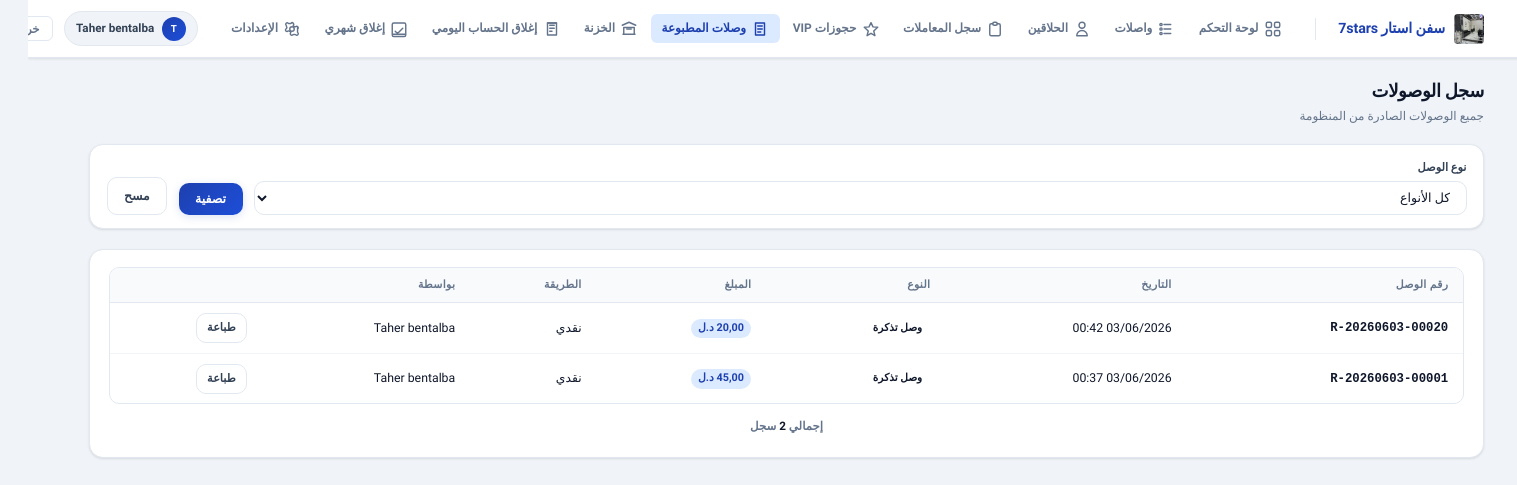
The page /app/receipts/ (signed in) on the database as committed earlier.
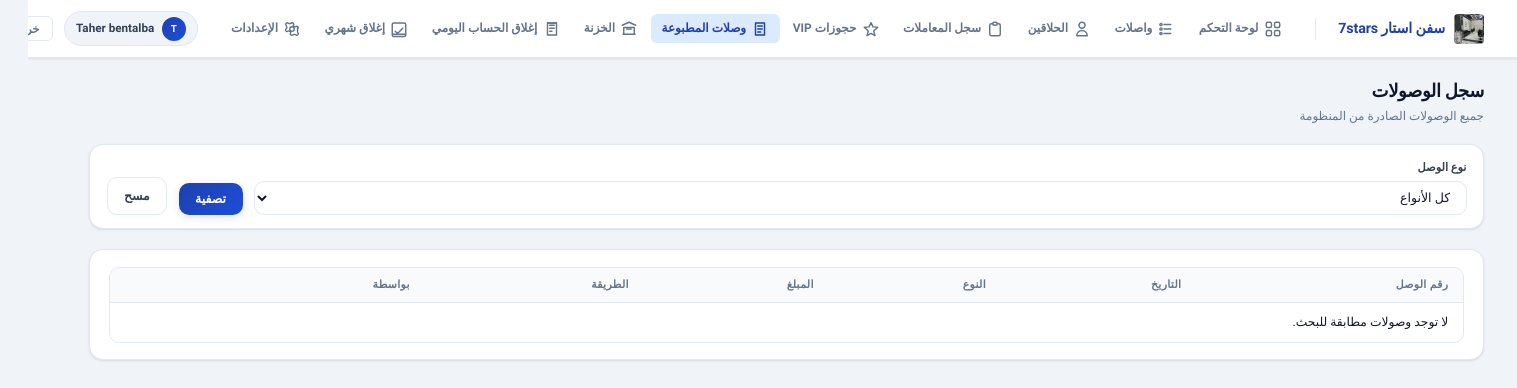
The same page on the database as committed later.
### core/models.py (models this page shows, shortened)
class TimestampedModel(models.Model):
    created_at = models.DateTimeField(auto_now_add=True, db_index=True)
    updated_at = models.DateTimeField(auto_now=True, db_index=True)
    class Meta:
        abstract = True

class Receipt(TimestampedModel):
    receipt_type = models.CharField(max_length=20, choices=ReceiptType.choices, db_index=True)
    receipt_number = models.CharField(max_length=50, unique=True, db_index=True)
    ticket = models.ForeignKey(
        "core.Ticket",
        on_delete=models.PROTECT,
        null=True,
        blank=True,
        related_name="receipts"
    )
    vip_booking = models.ForeignKey(
        "core.VIPBooking",
        on_delete=models.PROTECT,
        null=True,
        blank=True,
        related_name="receipts"
    )
    payment = models.ForeignKey(
        "core.Payment",
        on_delete=models.PROTECT,
        null=True,
        blank=True,
        related_name="receipts"
    )
    treasury_entry = models.ForeignKey(
        "core.TreasuryEntry",
        on_delete=models.PROTECT,
        null=True,
        blank=True,
        related_name="receipts"
    )
    customer_name = models.CharField(max_length=120, blank=True, default="")
    customer_phone = models.CharField(max_length=30, blank=True, default="")
    shift_sequence_number = models.PositiveIntegerField(null=True, blank=True, db_index=True)
    barber_name = models.CharField(max_length=120, blank=True, default="")
    amount = models.DecimalField(max_digits=12, decimal_places=2)
    payment_method = models.CharField(
        max_length=10,
        choices=PaymentMethod.choices,
        default=PaymentMethod.CASH
    )
    issued_by = models.ForeignKey(
        settings.AUTH_USER_MODEL,
        on_delete=models.PROTECT,
        related_name="issued_receipts"
    )
    items_description = models.TextField(blank=True, help_text="وصف العناصر/الخدمات")
    note = models.TextField(blank=True, help_text="ملاحظات إضافية")
    shift = models.ForeignKey(
        "core.Shift",
        on_delete=models.PROTECT,
        null=True,
        blank=True,
        related_name="receipts"
    )
    class Meta:
        ordering = ["-created_at"]
        indexes = [
            models.Index(fields=["receipt_type", "created_at"]),
            models.Index(fields=["customer_name"]),
        ]

### accounts/models.py (models this page shows, shortened)
class User(AbstractUser):
    role = models.CharField(max_length=20, choices=UserRole.choices, default=UserRole.CASHIER)

### barber_ms/views_vip_receipt.py (the view)
@login_required
def receipts_list(request):
    if not _is_cashier_or_admin(request.user):
        messages.error(request, "ليس لديك صلاحية الوصول لهذه الصفحة.")
        return redirect("frontend:dashboard")
    receipts_qs = Receipt.objects.select_related('issued_by').order_by('-created_at')
    receipt_type = request.GET.get('type')
    if receipt_type:
        receipts_qs = receipts_qs.filter(receipt_type=receipt_type)
    paginator, receipts_page = paginate_queryset(
        request, receipts_qs, per_page=RECEIPTS_PER_PAGE
    )
    context = {
        'receipts_page': receipts_page,
        'paginator': paginator,
        'query_string': querystring_excluding_page(request),
        'receipt_types': ReceiptType.choices,
        'filter_type': receipt_type or '',
    }
    return render(request, 'frontend/receipts_list.html', context)

### barber_ms/context_processors.py (called while the page is built)
def _time_greeting_ar() -> str:
    h = timezone.localtime().hour
    if 5 <= h < 12:
        return "صباح الخير"
    if 12 <= h < 17:
        return "طاب نهارك"
    if 17 <= h < 22:
        return "مساء الخير"
    return "أهلاً بك"

def system_settings(request):
    try:
        qs = SystemSetting.objects.filter(key__in=_DEFAULTS.keys()).values_list("key", "value")
        stored = dict(qs)
    except Exception:
        stored = {}
    merged = {k: stored.get(k) or v for k, v in _DEFAULTS.items()}
    theme_key = merged.get("theme", "ocean")
    theme = THEMES.get(theme_key, THEMES["ocean"])
    now_local = timezone.localtime()
    return {
        "sys": merged,
        "theme": theme,
        "themes": THEMES,
        "time_greeting": _time_greeting_ar(),
        "now_local": now_local,
        "weekday_ar": _AR_WEEKDAYS[now_local.weekday()],
        "barber_login_enabled": merged.get("barber_login_enabled", "0") == "1",
    }

### barber_ms/pagination.py (called while the page is built)
def querystring_excluding_page(request, page_param: str = "page") -> str:
    q = request.GET.copy()
    if page_param in q:
        del q[page_param]
    return q.urlencode()

### templates/frontend/receipts_list.html (shortened to what this page needs)
{% extends "frontend/base.html" %}
{% block header_title %}سجل الوصولات{% endblock %}
{% block header_subtitle %}جميع الوصولات الصادرة من المنظومة{% endblock %}
{% block content %}
<div class="filter-bar card" style="margin-bottom: 20px;">
  <form method="get" style="display:contents;">
    <div class="field" style="flex: 2;">
      <label>نوع الوصل</label>
      <select name="type" class="field-input">
        <option value="">كل الأنواع</option>
      </select>
    </div>
    <button type="submit" class="btn btn-p">تصفية</button>
    <a href="{% url 'frontend:vip:receipts_list' %}" class="btn btn-o">مسح</a>
  </form>
</div>
<div class="card-accent">
  <div class="card-accent-inner">
    <div class="tbl-wrap">
      <table>
        <thead>
          <tr>
            <th>رقم الوصل</th>
            <th>التاريخ</th>
            <th>النوع</th>
            <th>المبلغ</th>
            <th>الطريقة</th>
            <th>بواسطة</th>
            <th></th>
          </tr>
        </thead>
        <tbody>
          {% for r in receipts_page %}
          <tr>
            <td><code style="font-weight: 800;">{{ r.receipt_number }}</code></td>
            <td class="muted">{{ r.created_at|date:"d/m/Y H:i" }}</td>
            <td><span class="badge b-wait">{{ r.get_receipt_type_display }}</span></td>
            <td><span class="price-tag">{{ r.amount }} {{ sys.currency }}</span></td>
            <td>
              {% if r.payment_method == 'CASH' %}
              <span class="pay-badge cash">نقدي</span>
              {% else %}
              <span class="pay-badge card">بطاقة</span>
              {% endif %}
            </td>
            <td class="muted">{{ r.issued_by.get_full_name|default:r.issued_by.username }}</td>
            <td>
              <a href="{% url 'frontend:vip:receipt_print' r.id %}" target="_blank" class="btn btn-o btn-sm">طباعة</a>
            </td>
          </tr>
          {% empty %}
          <tr><td colspan="8" class="empty">لا توجد وصولات مطابقة للبحث.</td></tr>
          {% endfor %}
        </tbody>
      </table>
    </div>
    {% include "frontend/partials/pagination.html" with page_obj=receipts_page query_string=query_string %}
  </div>
</div>
{% endblock %}

Rows that differ between the two databases and show on the page:
removed Receipt: receipt_number "R-20260603-00020", created_at "03/06/2026 00:42", receipt_type "وصل تذكرة", issued_by.get_full_name "Taher bentalba"
removed Receipt: receipt_number "R-20260603-00001", created_at "03/06/2026 00:37", receipt_type "وصل تذكرة", issued_by.get_full_name "Taher bentalba"
Other text that changed with them:
{{ page_obj.paginator.count }}: "2" → (not shown)
text no longer shown: "إجمالي"
text now shown: "لا توجد وصولات مطابقة للبحث."
